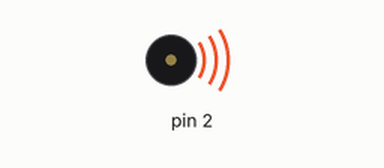
Recording of a sketch running on a simulated Arduino Uno, built with avr-gcc and run on an emulated ATmega328P. On the bench: buzzer (waves = sounding).

Above: at 0.5 s.
Timing chart, 0 to 7.5 s (numbered marks = the images above):
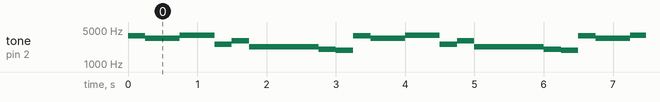

Measured:
- by itself, tone on pin 2: repeats every 3.3 s: 3400 Hz 0.50 s, 3864 Hz 0.50 s, 2550 Hz 0.25 s, 3038 Hz 0.25 s, 2272 Hz 1.0 s, 2028 Hz 0.25 s, 1912 Hz 0.25 s, 3830 Hz 0.25 s

The sketch:

blink.ino
```cpp
int m[8] = {3830, 3400, 3864, 2550, 3038, 2272, 2028, 1912};

int c[8] = {25, 50, 50 , 25, 25, 100, 25, 25};

int i;

void setup() {
  // put your setup code here, to run once:

}

void loop() {
  // put your main code here, to run repeatedly:

    for (i = 0; i < 8; i++)

    {

          tone(2, m[i], 10000);

          delay(10 * c[i]);

    }

}
```
